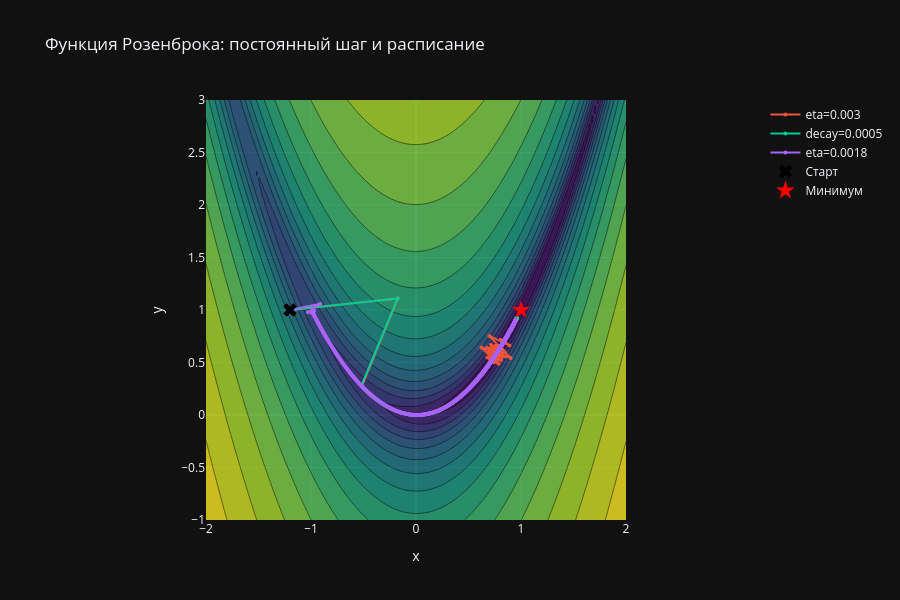
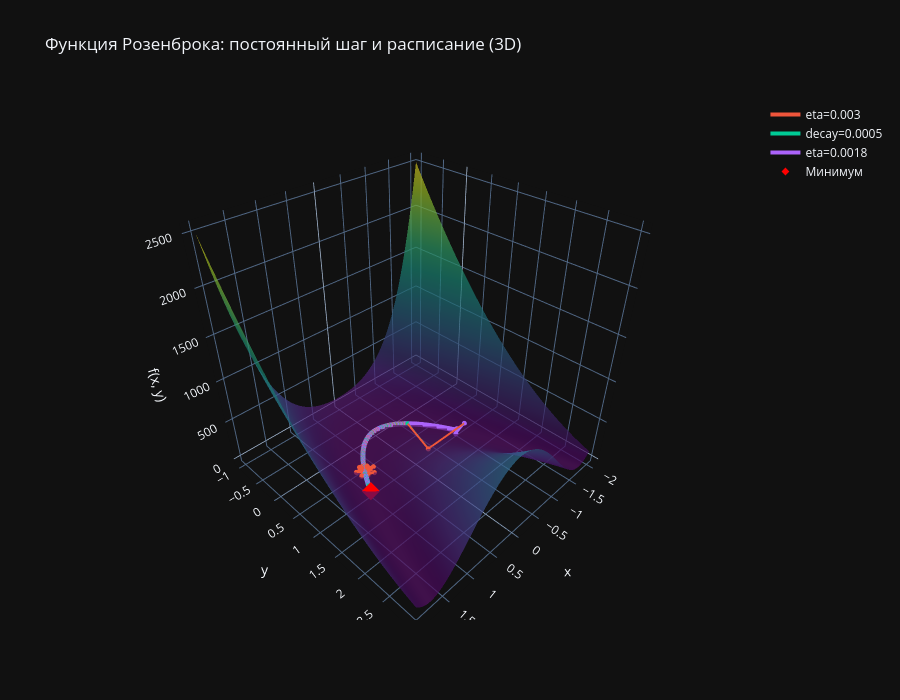

Source (notebook cell) for these figures, in order:
### Code cell
plot_gd_2d(
    rosenbrock_loss,
    {
        'eta=0.003': schedule_results['eta=0.003'],
        best_schedule_label: schedule_results[best_schedule_label],
        'eta=0.0018': schedule_results['eta=0.0018']
    },
    x_range=np.linspace(-2, 2, 150),
    y_range=np.linspace(-1, 3, 150),
    title='Функция Розенброка: постоянный шаг и расписание',
    min_point=(1, 1)
)
plot_gd_3d(
    rosenbrock_loss,
    {
        'eta=0.003': schedule_results['eta=0.003'],
        best_schedule_label: schedule_results[best_schedule_label],
        'eta=0.0018': schedule_results['eta=0.0018']
    },
    x_range=np.linspace(-2, 2, 150),
    y_range=np.linspace(-1, 3, 150),
    title='Функция Розенброка: постоянный шаг и расписание (3D)',
    min_point=(1, 1)
)

### Figure 1 — Plotly figure (JSON) as saved in the notebook; plotly's stock layout.template omitted (floating-point values rounded to 4 significant figures; data arrays with more than 128 entries replaced by an {"elided": "..."} marker saying what was removed)
{"data": [{"colorscale": [[0.0, "#440154"], [0.1111, "#482878"], [0.2222, "#3e4989"], [0.3333, "#31688e"], [0.4444, "#26828e"], [0.5556, "#1f9e89"], [0.6667, "#35b779"], [0.7778, "#6ece58"], [0.8889, "#b5de2b"], [1.0, "#fde725"]], "hoverinfo": "skip", "ncontours": 30, "opacity": 0.8, "showscale": false, "x": {"elided": "150 float values"}, "y": {"elided": "150 float values"}, "z": {"elided": "150x150 float values"}, "type": "contour"}, {"line": {"width": 2}, "marker": {"size": 4}, "mode": "lines+markers", "name": "eta=0.003", "x": {"elided": "1001 float values"}, "y": {"elided": "1001 float values"}, "type": "scatter"}, {"line": {"width": 2}, "marker": {"size": 4}, "mode": "lines+markers", "name": "decay=0.0005", "x": {"elided": "1001 float values"}, "y": {"elided": "1001 float values"}, "type": "scatter"}, {"line": {"width": 2}, "marker": {"size": 4}, "mode": "lines+markers", "name": "eta=0.0018", "x": {"elided": "1001 float values"}, "y": {"elided": "1001 float values"}, "type": "scatter"}, {"marker": {"color": "black", "size": 12, "symbol": "x"}, "mode": "markers", "name": "Старт", "x": [-1.2], "y": [1.0], "type": "scatter"}, {"marker": {"color": "red", "size": 14, "symbol": "star"}, "mode": "markers", "name": "Минимум", "x": [1], "y": [1], "type": "scatter"}], "layout": {"xaxis": {"title": {"text": "x"}, "range": [-2.0, 2.0], "constrain": "domain"}, "yaxis": {"title": {"text": "y"}, "range": [-1.0, 3.0], "constrain": "domain", "scaleanchor": "x", "scaleratio": 1}, "title": {"text": "Функция Розенброка: постоянный шаг и расписание"}, "height": 600}}

### Figure 2 — Plotly figure (JSON) as saved in the notebook; plotly's stock layout.template omitted (floating-point values rounded to 4 significant figures; data arrays with more than 128 entries replaced by an {"elided": "..."} marker saying what was removed)
{"data": [{"colorscale": [[0.0, "#440154"], [0.1111, "#482878"], [0.2222, "#3e4989"], [0.3333, "#31688e"], [0.4444, "#26828e"], [0.5556, "#1f9e89"], [0.6667, "#35b779"], [0.7778, "#6ece58"], [0.8889, "#b5de2b"], [1.0, "#fde725"]], "opacity": 0.7, "showscale": false, "x": {"elided": "150 float values"}, "y": {"elided": "150 float values"}, "z": {"elided": "150x150 float values"}, "type": "surface"}, {"line": {"width": 4}, "marker": {"size": 3}, "mode": "lines+markers", "name": "eta=0.003", "x": {"elided": "1001 float values"}, "y": {"elided": "1001 float values"}, "z": {"elided": "1001 float values"}, "type": "scatter3d"}, {"line": {"width": 4}, "marker": {"size": 3}, "mode": "lines+markers", "name": "decay=0.0005", "x": {"elided": "1001 float values"}, "y": {"elided": "1001 float values"}, "z": {"elided": "1001 float values"}, "type": "scatter3d"}, {"line": {"width": 4}, "marker": {"size": 3}, "mode": "lines+markers", "name": "eta=0.0018", "x": {"elided": "1001 float values"}, "y": {"elided": "1001 float values"}, "z": {"elided": "1001 float values"}, "type": "scatter3d"}, {"marker": {"color": "red", "size": 6, "symbol": "diamond"}, "mode": "markers", "name": "Минимум", "x": [1], "y": [1], "z": [0.0], "type": "scatter3d"}], "layout": {"title": {"text": "Функция Розенброка: постоянный шаг и расписание (3D)"}, "height": 700, "scene": {"xaxis": {"title": {"text": "x"}}, "yaxis": {"title": {"text": "y"}}, "zaxis": {"title": {"text": "f(x, y)"}}}}}
